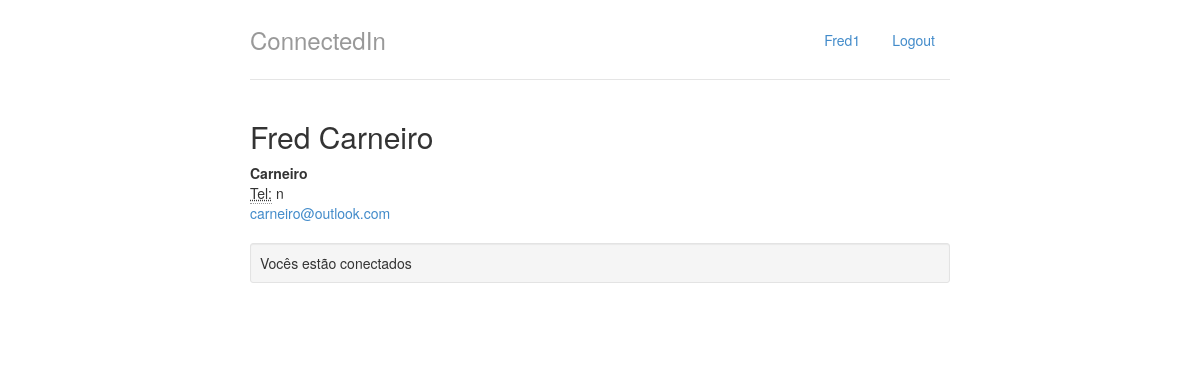
The page /profiles/1 on the database its author committed.
### profiles/models.py (models this page shows, shortened)
class Profile(models.Model):
	name = models.CharField(max_length=255, null=False)
	email = models.CharField(max_length=255, null=False)
	telephone = models.CharField(max_length=15, null=False)
	company_name= models.CharField(max_length=255, null=False)
	contacts = models.ManyToManyField('self')

### profiles/views.py (the view)
# urls.py: url(r'^profiles/(?P<profile_id>\d+)$', views.show, name='show'),
def show(request, profile_id):
	logged_profile = get_logged_profile(request)
	profile = Profile.objects.get(id=profile_id)
	is_contact = profile in logged_profile.contacts.all()
	return render(request, 'profile.html', {"profile": profile, "is_contact": is_contact, "logged_profile": logged_profile})

### profiles/views.py (called while the page is built)
def get_logged_profile(request):
	return Profile.objects.get(id=2)

### profiles/templates/profile.html
{% extends "base.html" %}
{% block body %}
<div class="row">
	<div class="col-lg-12">
		<h2 style="margin-top: 0">{{ profile.name }}</h2>
		<address>
			<strong>{{ profile.company_name }}</strong><br />
			<abbr title="Telefone">Tel:</abbr> {{ profile.telephone }} <br />
			<a href="mailto:{{ profile.email }}">{{profile.email}}</a>
		</address>
		{% if not is_contact %}
			<a href="{% url 'invite' profile.id %}">Invite!</a>
		{% else %}
			<div class="well well-sm">Vocês estão conectados</div>
		{% endif %}
	</div>
</div>
{% endblock%}

### profiles/templates/base.html (shortened to what this page needs)
{% load staticfiles %}
<!DOCTYPE html>
<html lang='pt-br'>
<head>
	<link rel="stylesheet" type="text/css" href="{% static "styles/bootstrap.css" %}">
	<link rel="stylesheet" type="text/css" href="{% static "styles/main.css" %}">
</head>
<body>
<div class="container">
	<div class="header">
		<ul class="nav nav-pills pull-right">
			<li><a href="{% url 'index' %}">{{ logged_profile.name }}</a></li>
			<li><a href="/logout/">Logout</a></li>
		</ul>
		<h3 class="text-muted">ConnectedIn</h3>
	</div>
	<div class="row content">
		{% block body %}
		{% endblock %}
	</div>
</div>
</body>
</html>

### profiles/static/styles/main.css (style rules this page uses)
body { padding-top: 20px; padding-bottom: 20px; }
.header, .content, .footer { padding-left: 15px; padding-right: 15px; }
.header { border-bottom: 1px solid #e5e5e5; }
.header h3 { margin-top: 0; margin-bottom: 0; line-height: 40px; padding-bottom: 19px; }
@media (min-width: 768px) { .container { max-width: 730px; } }
.content { margin: 40px 0; }
@media screen and (min-width: 768px) { .header, .content, .footer { padding-left: 0; padding-right: 0; } }
@media screen and (min-width: 768px) { .header { margin-bottom: 30px; } }

### rows shown on the page
Profile: name "Fred1"
Profile: name "Fred Carneiro", company_name "Carneiro", telephone "n\u0007", email "carneiro@outlook.com"
